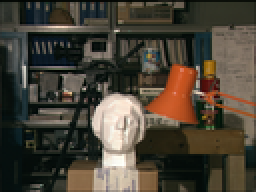
%> input picture tsukuba/scene1.row3.col1.ppm, 128 x 96 px, shrunk from 384 x 288 before the run (shown 2 times larger)
$ octave dp.m   (GNU Octave 9; MATLAB toolbox functions it lacks are replaced by stand-ins)
%> lines starting %> are read from the running program, lines starting %| are printed output that depends on the picture
% Perform Block Matching with Dynamic Programming.
%  Adapted from the example on the Matlab help site.
%clear all
close all

% Read images.
leftI = rgb2gray(imread('scene1.row3.col1.ppm'));
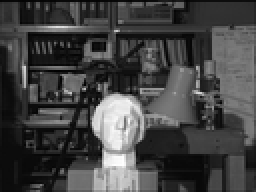
%> leftI: size 96x128 uint8 (shown 2 times larger); min 1, max 254, mean 67.3
rightI = rgb2gray(imread('scene1.row3.col2.ppm'));
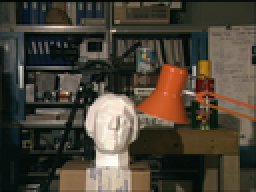
%> input picture tsukuba/scene1.row3.col2.ppm, 128 x 96 px, shrunk from 384 x 288 before the run (shown 2 times larger)
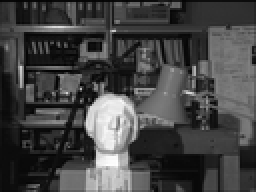
%> rightI: size 96x128 uint8 (shown 2 times larger); min 1, max 255, mean 68
figure(1), imshow(leftI, []), title('Left image');
figure(2), imshow(rightI, []), title('Right image');

leftI = single(leftI);
%> leftI: size 96x128 single
rightI = single(rightI);
%> rightI: size 96x128 single
nRowsLeft = size(leftI, 1);
%> nRowsLeft = 96

% Blocksize is (2*halfBlockSize+1)-by-(2*halfBlockSize+1).
halfBlockSize = 3;
blockSize = 2*halfBlockSize+1;

disparityRange = 15;


% Basic block matching chooses the optimal disparity for each pixel based
% on its own cost function alone. Now we want to allow a pixel to have a
% disparity with possibly sub-optimal cost for it locally. This extra cost
% must be offset by increasing that pixel's agreement in disparity with its
% neighbors. In particular, we constrain each disparity estimate to lie
% with $\pm 3$ values of its neighbors' disparities, where its neighbors
% are the adjacent pixels along an image row. The problem of finding the
% optimal disparity estimates for a row of pixels now becomes one of
% finding the "optimal path" from one side of the image to the other. To
% find this optimal path, we use the underlying block matching metric as
% the cost function and constrain the disparities to only change by a
% certain amount between adjacent pixels. This is a problem that can be
% solved efficiently using the technique of dynamic programming [3,4].

D = zeros(size(leftI), 'single');
finf = 1e3; % False infinity
disparityCost = finf*ones(size(leftI,2), 2*disparityRange + 1, 'single');
disparityPenalty = 0.5; % Penalty for disparity disagreement between pixels
hWaitBar = waitbar(0,'Using dynamic programming for smoothing...');
% Scan over all rows.
for m=1:nRowsLeft
    disparityCost(:) = finf;
    % Set min/max row bounds for image block.
    minr = max(1,m-halfBlockSize);
    maxr = min(nRowsLeft,m+halfBlockSize);
    % Scan over all columns.
    for n=1:size(leftI,2)
        minc = max(1,n-halfBlockSize);
        maxc = min(size(leftI,2),n+halfBlockSize);
        % Compute disparity bounds.
        mind = max( -disparityRange, 1-minc );
        maxd = min( disparityRange, size(leftI,2)-maxc );
        % Compute and save all matching costs.
        for d=mind:maxd
            disparityCost(n, d + disparityRange + 1) = ...
                sum(sum(abs(leftI(minr:maxr,(minc:maxc)+d) ...
                - rightI(minr:maxr,minc:maxc))));
        end
    end

    % Process scan line disparity costs with dynamic programming.
    optimalIndices = zeros(size(disparityCost), 'single');
    cp = disparityCost(end,:);
    for j=size(disparityCost,1)-1:-1:1
        % False infinity for this level
        cfinf = (size(disparityCost,1) - j + 1)*finf;
        % Construct matrix for finding optimal move for each column
        % individually.
        [v,ix] = min([cfinf cfinf cp(1:end-4)+3*disparityPenalty;
                      cfinf cp(1:end-3)+2*disparityPenalty;
                      cp(1:end-2)+disparityPenalty;
                      cp(2:end-1);
                      cp(3:end)+disparityPenalty;
                      cp(4:end)+2*disparityPenalty cfinf;
                      cp(5:end)+3*disparityPenalty cfinf cfinf],[],1);
        cp = [cfinf disparityCost(j,2:end-1)+v cfinf];
        % Record optimal routes.
        optimalIndices(j,2:end-1) = (2:size(disparityCost,2)-1) + (ix - 4);
    end
    % Recover optimal route.
    [~,ix] = min(cp);
    D(m,1) = ix;
    for k=1:size(D,2)-1
        D(m,k+1) = optimalIndices(k, ...
            max(1, min(size(optimalIndices,2), round(D(m,k)) ) ) );
    end
    waitbar(m/nRowsLeft, hWaitBar);
end
%> this loop made 96 passes
%> ix on passes 1 to 12: 18, 18, 18, 18, 18, 18, 18, 18, 18, 18, 18, 18
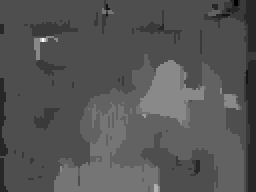
%> D: size 96x128 single (shown 2 times larger); min 14, max 27, mean 18.4; drawn with min black and max white
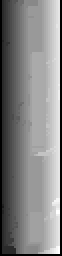
%> optimalIndices: size 128x31 single (shown 2 times larger); min 0, max 30, mean 15.4; drawn with min black and max white
close(hWaitBar);
D = D - disparityRange - 1;


% Show resulting disparity map in pseudocolor.
% For display purposes, we saturate the depth map to have only positive
% values. In general, slight angular misalignment of the stereo cameras
% used for image acquisition can allow both positive and negative
% disparities to appear validly in the depth map. In this case, however,
% the stereo cameras were near perfectly parallel, so the true disparities
% have only one sign. Thus this correction is valid.
figure
imshow(D,[]), axis image, colormap('gray'), colorbar, impixelinfo;
caxis([0 disparityRange]);
title('Disparity map from block matching with dynamic programming');
